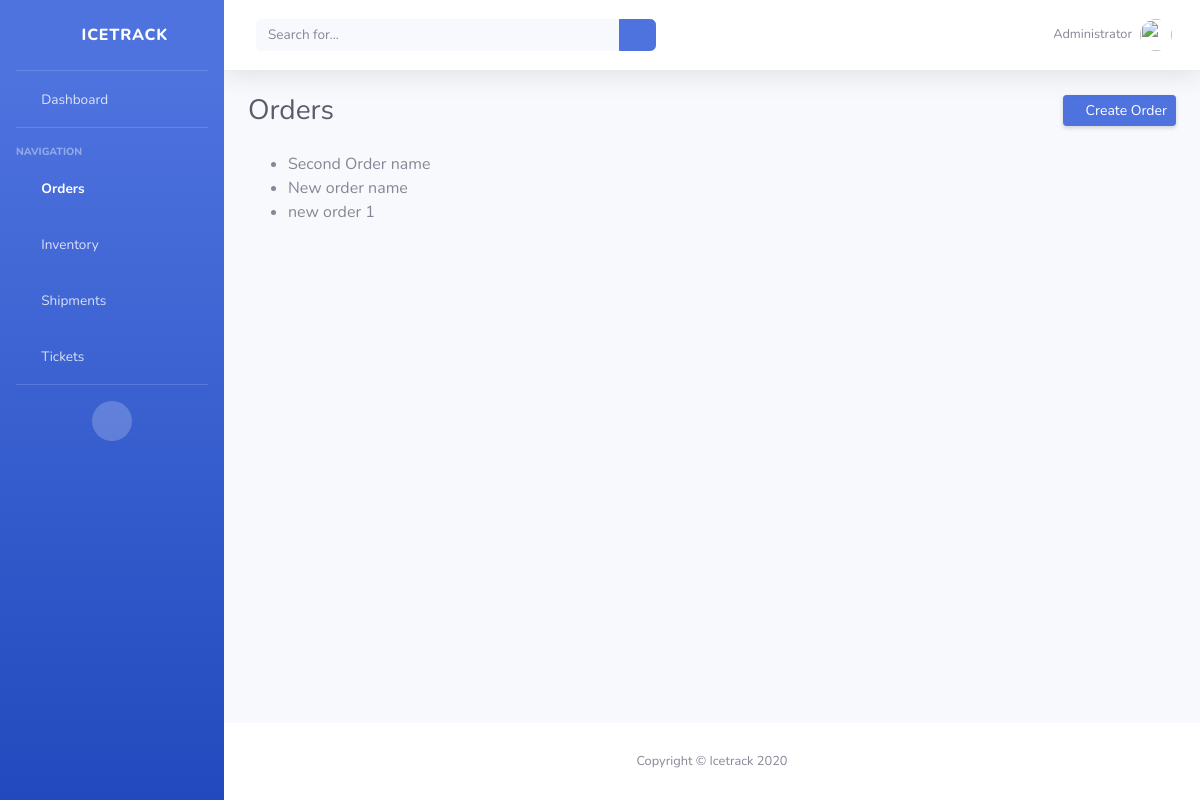
/orders/, run on an earlier commit of the app's database.
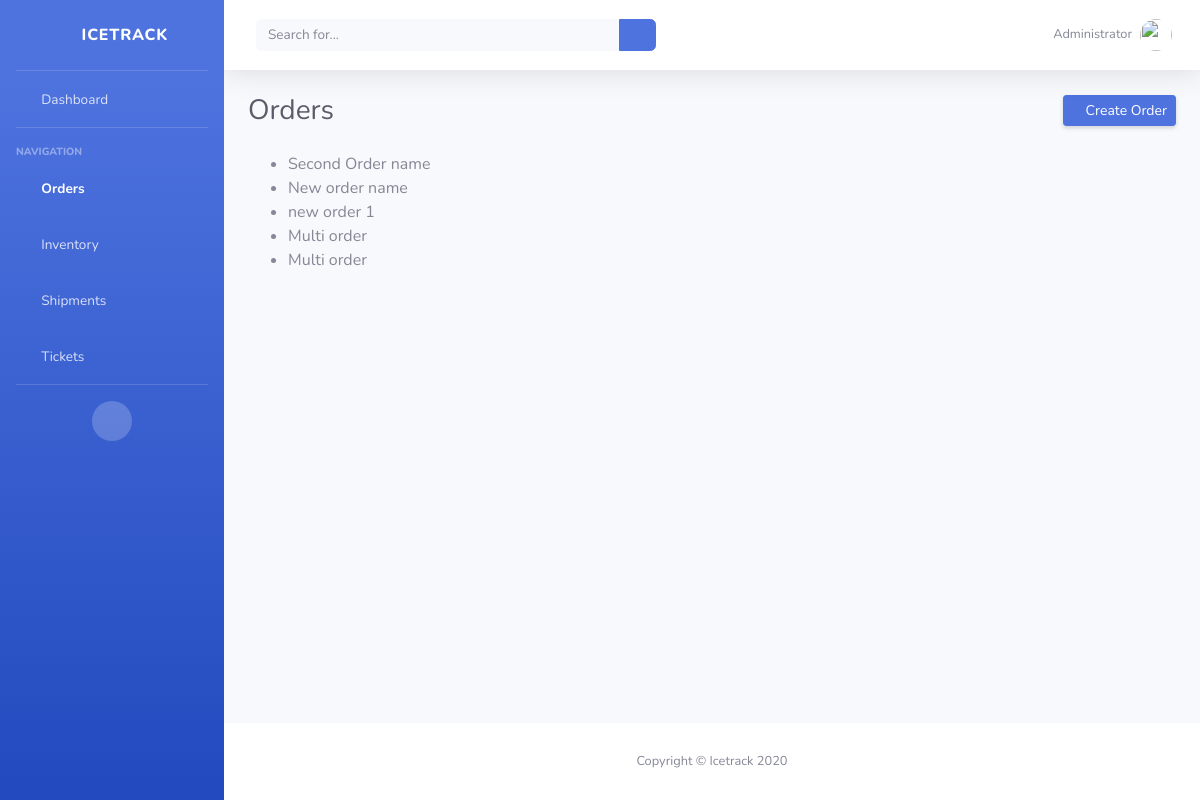
And on a later commit of the database.
### icetrack/models.py (models this page shows, shortened)
class Order(models.Model):
    name = models.CharField(max_length=50, blank=True, null=True)
    inventory = models.ManyToManyField('Inventory', blank=True)

### icetrack/views.py (the view)
# urls.py: path('orders/', OrdersPageView.as_view(), name="orders"),
class OrdersPageView(ListView):
    model = Order
    template_name = 'orders.html'
    context_object_name = 'all_orders_list'

### templates/orders.html
{% extends 'base.html' %}
{% block content%}
<div class="container-fluid">
    <div class="d-sm-flex align-items-center justify-content-between mb-4">
        <h1 class="h3 mb-0 text-gray-800">Orders</h1>
        <a href="{% url 'create_order' %}" class="d-none d-sm-inline-block btn btn-sm btn-primary shadow-sm"><i class="fas fa-plus fa-sm text-white-50"></i> Create Order</a>
    </div>
    <ul>
        {% for order in all_orders_list %}
            <li>{{ order.name }}</li>
        {% endfor %}
    </ul>
</div>
{% endblock content %}

What changed in the data, as far as the page shows it:
added Order: name "Multi order"
added Order: name "Multi order"
